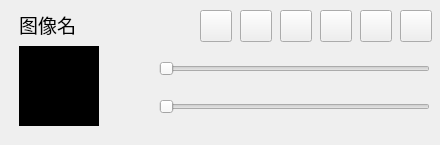
<?xml version="1.0" encoding="UTF-8"?>
<ui version="4.0">
 <class>NaviWidget3D</class>
 <widget class="QWidget" name="NaviWidget3D">
  <property name="geometry">
   <rect>
    <x>0</x>
    <y>0</y>
    <width>440</width>
    <height>145</height>
   </rect>
  </property>
  <property name="windowTitle">
   <string>ModelViewWidget</string>
  </property>
  <widget class="QWidget" name="widget" native="true">
   <property name="geometry">
    <rect>
     <x>0</x>
     <y>0</y>
     <width>440</width>
     <height>133</height>
    </rect>
   </property>
   <widget class="QPushButton" name="btnModify">
    <property name="geometry">
     <rect>
      <x>280</x>
      <y>10</y>
      <width>32</width>
      <height>32</height>
     </rect>
    </property>
    <property name="sizePolicy">
     <sizepolicy hsizetype="Maximum" vsizetype="Maximum">
      <horstretch>0</horstretch>
      <verstretch>0</verstretch>
     </sizepolicy>
    </property>
    <property name="minimumSize">
     <size>
      <width>0</width>
      <height>0</height>
     </size>
    </property>
    <property name="maximumSize">
     <size>
      <width>122</width>
      <height>122</height>
     </size>
    </property>
    <property name="text">
     <string/>
    </property>
   </widget>
   <widget class="QLabel" name="lblImage">
    <property name="geometry">
     <rect>
      <x>19</x>
      <y>46</y>
      <width>80</width>
      <height>80</height>
     </rect>
    </property>
    <property name="styleSheet">
     <string notr="true">background-color: rgb(0, 0, 0);</string>
    </property>
    <property name="text">
     <string/>
    </property>
   </widget>
   <widget class="QLabel" name="lblName_2">
    <property name="geometry">
     <rect>
      <x>130</x>
      <y>10</y>
      <width>81</width>
      <height>32</height>
     </rect>
    </property>
    <property name="font">
     <font>
      <family>Arial</family>
      <pointsize>10</pointsize>
      <weight>50</weight>
      <italic>false</italic>
      <bold>false</bold>
     </font>
    </property>
    <property name="styleSheet">
     <string notr="true">font: 10pt &quot;Arial&quot;;</string>
    </property>
    <property name="text">
     <string/>
    </property>
   </widget>
   <widget class="QPushButton" name="btnDelete">
    <property name="geometry">
     <rect>
      <x>240</x>
      <y>10</y>
      <width>32</width>
      <height>32</height>
     </rect>
    </property>
    <property name="sizePolicy">
     <sizepolicy hsizetype="Maximum" vsizetype="Maximum">
      <horstretch>0</horstretch>
      <verstretch>0</verstretch>
     </sizepolicy>
    </property>
    <property name="minimumSize">
     <size>
      <width>0</width>
      <height>0</height>
     </size>
    </property>
    <property name="maximumSize">
     <size>
      <width>122</width>
      <height>122</height>
     </size>
    </property>
    <property name="text">
     <string/>
    </property>
   </widget>
   <widget class="QLabel" name="lblName">
    <property name="geometry">
     <rect>
      <x>19</x>
      <y>10</y>
      <width>71</width>
      <height>29</height>
     </rect>
    </property>
    <property name="font">
     <font>
      <family>微软雅黑 Light</family>
      <pointsize>14</pointsize>
     </font>
    </property>
    <property name="text">
     <string>图像名</string>
    </property>
   </widget>
   <widget class="QPushButton" name="btnPalette">
    <property name="geometry">
     <rect>
      <x>200</x>
      <y>10</y>
      <width>32</width>
      <height>32</height>
     </rect>
    </property>
    <property name="sizePolicy">
     <sizepolicy hsizetype="Fixed" vsizetype="Fixed">
      <horstretch>0</horstretch>
      <verstretch>0</verstretch>
     </sizepolicy>
    </property>
    <property name="text">
     <string/>
    </property>
    <property name="flat">
     <bool>false</bool>
    </property>
   </widget>
   <widget class="QSlider" name="horizontalSlider2D">
    <property name="geometry">
     <rect>
      <x>159</x>
      <y>58</y>
      <width>271</width>
      <height>22</height>
     </rect>
    </property>
    <property name="orientation">
     <enum>Qt::Horizontal</enum>
    </property>
   </widget>
   <widget class="QSlider" name="horizontalSlider3D">
    <property name="geometry">
     <rect>
      <x>159</x>
      <y>96</y>
      <width>271</width>
      <height>22</height>
     </rect>
    </property>
    <property name="orientation">
     <enum>Qt::Horizontal</enum>
    </property>
   </widget>
   <widget class="QLabel" name="label">
    <property name="geometry">
     <rect>
      <x>128</x>
      <y>58</y>
      <width>22</width>
      <height>22</height>
     </rect>
    </property>
    <property name="styleSheet">
     <string notr="true"/>
    </property>
    <property name="text">
     <string/>
    </property>
   </widget>
   <widget class="QLabel" name="label_2">
    <property name="geometry">
     <rect>
      <x>128</x>
      <y>96</y>
      <width>22</width>
      <height>22</height>
     </rect>
    </property>
    <property name="styleSheet">
     <string notr="true"/>
    </property>
    <property name="text">
     <string/>
    </property>
   </widget>
   <widget class="QPushButton" name="btn2D">
    <property name="geometry">
     <rect>
      <x>360</x>
      <y>10</y>
      <width>32</width>
      <height>32</height>
     </rect>
    </property>
    <property name="sizePolicy">
     <sizepolicy hsizetype="Maximum" vsizetype="Maximum">
      <horstretch>0</horstretch>
      <verstretch>0</verstretch>
     </sizepolicy>
    </property>
    <property name="minimumSize">
     <size>
      <width>0</width>
      <height>0</height>
     </size>
    </property>
    <property name="maximumSize">
     <size>
      <width>122</width>
      <height>122</height>
     </size>
    </property>
    <property name="text">
     <string/>
    </property>
    <property name="checkable">
     <bool>true</bool>
    </property>
   </widget>
   <widget class="QPushButton" name="btn3D">
    <property name="geometry">
     <rect>
      <x>400</x>
      <y>10</y>
      <width>32</width>
      <height>32</height>
     </rect>
    </property>
    <property name="sizePolicy">
     <sizepolicy hsizetype="Maximum" vsizetype="Maximum">
      <horstretch>0</horstretch>
      <verstretch>0</verstretch>
     </sizepolicy>
    </property>
    <property name="minimumSize">
     <size>
      <width>0</width>
      <height>0</height>
     </size>
    </property>
    <property name="maximumSize">
     <size>
      <width>122</width>
      <height>122</height>
     </size>
    </property>
    <property name="text">
     <string/>
    </property>
    <property name="checkable">
     <bool>true</bool>
    </property>
   </widget>
   <widget class="QPushButton" name="btnSet">
    <property name="geometry">
     <rect>
      <x>320</x>
      <y>10</y>
      <width>32</width>
      <height>32</height>
     </rect>
    </property>
    <property name="sizePolicy">
     <sizepolicy hsizetype="Maximum" vsizetype="Maximum">
      <horstretch>0</horstretch>
      <verstretch>0</verstretch>
     </sizepolicy>
    </property>
    <property name="minimumSize">
     <size>
      <width>0</width>
      <height>0</height>
     </size>
    </property>
    <property name="maximumSize">
     <size>
      <width>122</width>
      <height>122</height>
     </size>
    </property>
    <property name="text">
     <string/>
    </property>
   </widget>
  </widget>
 </widget>
 <layoutdefault spacing="6" margin="11"/>
 <resources/>
 <connections/>
</ui>
